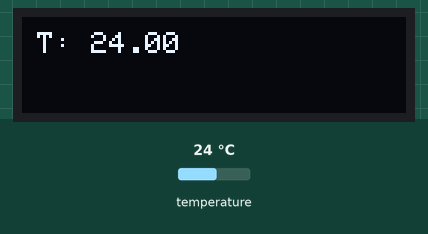
Simulated run of this sketch. Board: Arduino Uno, built for the host (arithmetic inside an expression is 32-bit, double 64-bit). On the bench: 128×32 one-colour display. The test bench sets the inputs (shaded band); at power-on: temperature 24 °C. No MQTT or app messages arrive unless stated.

Above: at 4.9 s.
5.0 s: temperature set to 12 °C
At 8.2 s:
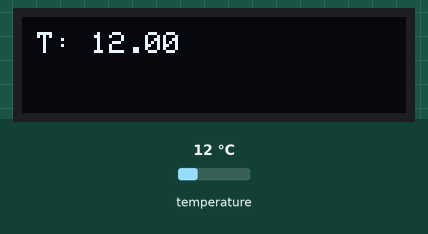
8.7 s: temperature set to 19 °C
At 13.3 s:
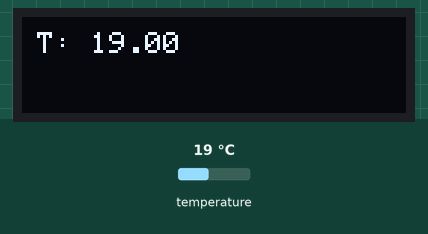
18.2 s: temperature set to 28 °C
At 22.3 s:
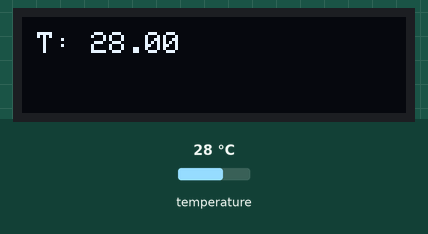
Timing chart, 0 to 23.8 s (numbered marks = the images above; inputs shaded):
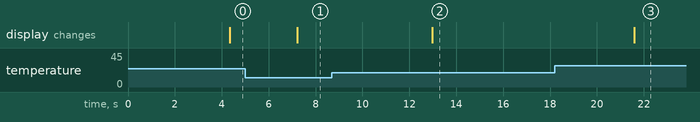

Measured:
- after the input at 5.0 s, the display: changes after 2.2 s (image 1)
- after the input at 8.7 s, the display: changes after 4.3 s (image 2)
- after the input at 18.2 s, the display: changes after 3.4 s (image 3)

The sketch:

demo_temp.ino
```cpp
#include "EspMQTTClient.h"
#include <Adafruit_GFX.h>
#include <Adafruit_SSD1306.h>
#include <OneWire.h>
#include <DallasTemperature.h>

#define ONE_WIRE_BUS 23

OneWire oneWire(ONE_WIRE_BUS);
DallasTemperature sensors(&oneWire);

#define SCREEN_WIDTH 128
#define SCREEN_HEIGHT 32
#define SCREEN_ADDRESS 0x3C
Adafruit_SSD1306 display(SCREEN_WIDTH, SCREEN_HEIGHT, &Wire, -1);

float temp = 0;

EspMQTTClient client(
  "Vinci's Workshop",
  "asdfzxcv",
  "159.203.2.152",  // MQTT Broker server ip
  "sensi",   // Can be omitted if not needed
  "password",   // Can be omitted if not needed
  "Temperature",     // Client name that uniquely identify your device
  1883              // The MQTT port, default to 1883. this line can be omitted
);

void setup()
{
  if(!display.begin(SSD1306_SWITCHCAPVCC, SCREEN_ADDRESS)) {
    Serial.println(F("SSD1306 allocation failed"));
    for(;;); // Don't proceed, loop forever
  }
  display.setRotation(2);
  display.clearDisplay();
  display.setTextSize(1);
  display.setTextColor(SSD1306_WHITE);
  display.setCursor(20,20);
  display.println("BOOTING UP");
  display.display();
  sensors.begin();
  Serial.begin(115200);
  client.enableDebuggingMessages(); // Enable debugging messages sent to serial output
  client.enableLastWillMessage("sensi/demo/Temperature_Sensor/events", "disconnected");
}

void onConnectionEstablished()
{
  client.subscribe("sensi/demo/Temperature_Sensor", [](const String & payload) {
    Serial.println(payload);
  });
  client.publish("sensi/demo/Temperature_Sensor/events", "connected");
  display.clearDisplay();
}


void loop()
{
  sensors.requestTemperatures();
  temp = sensors.getTempCByIndex(0);
  client.loop();
  delay(2000);
  client.publish("sensi/demo/Temperature_Sensor/telemetry/temperature", String(temp));

  display.clearDisplay();
  display.setTextSize(1);
  display.setTextColor(SSD1306_WHITE);
  display.setCursor(5,5);
  display.print("T: ");
  display.println(String(temp));
  display.display();
  delay(100);
  display.clearDisplay();
}
```
